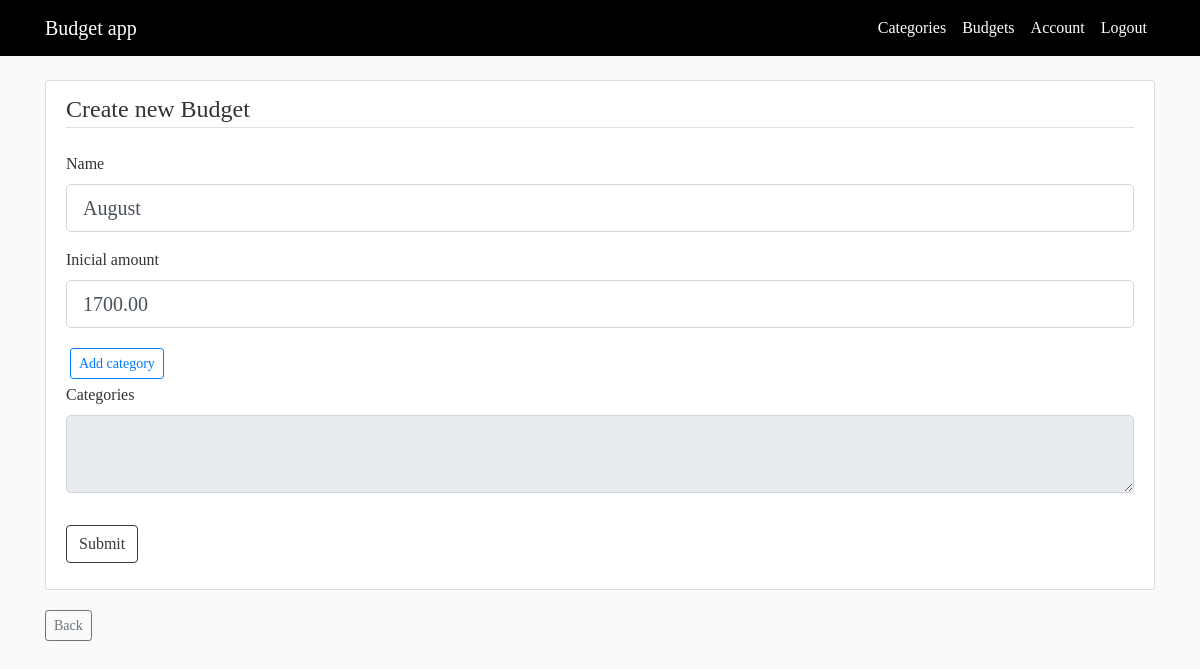
Page /budget/1/update (signed in) on the earlier database version.
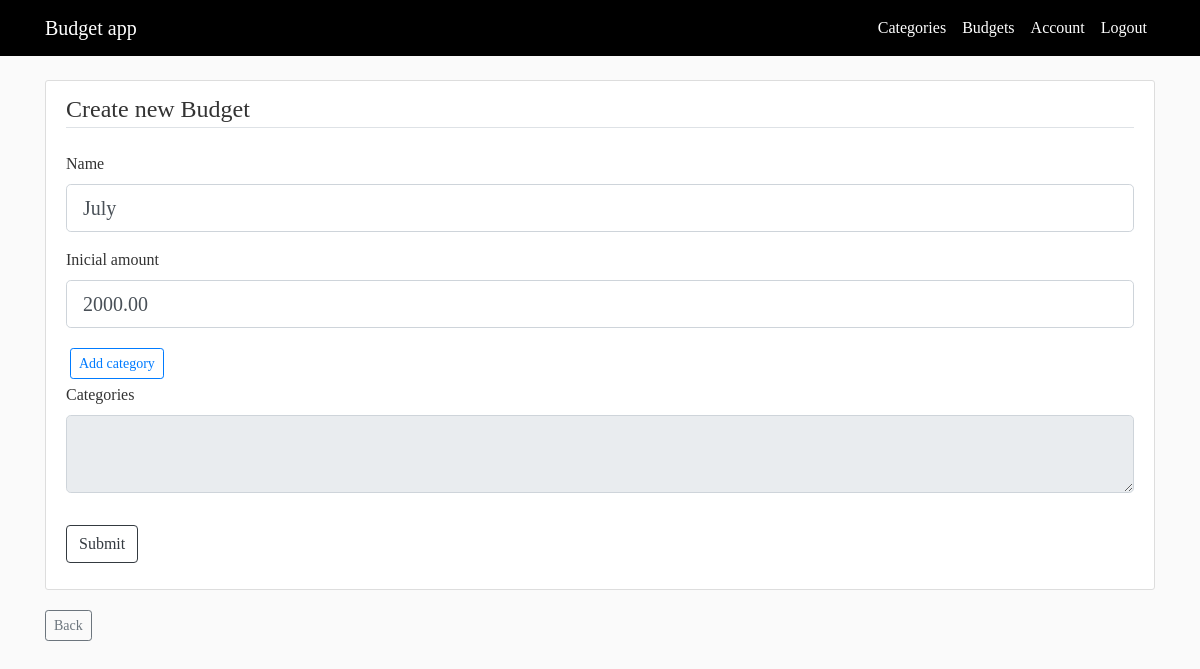
Same page on the later database version.
### budget_app/models.py (models this page shows, shortened)
class Budget(db.Model):
    id  = db.Column(db.Integer,primary_key=True)
    name = db.Column(db.String)
    inicial_amount = db.Column(db.Float)
    saving_amount = db.Column(db.Float,nullable=True,default=0)
    available_amount = db.Column(db.Float,nullable=True,default=0)
    user_id = db.Column(db.Integer,db.ForeignKey('user.id'),nullable=False)

### budget_app/routes.py (the view)
@app.route('/budget/<budget_id>/update',methods=['GET','POST'])
@login_required
def update_budget(budget_id):
    budget = Budget.query.get_or_404(budget_id)
    form = BudgetForm()
    form_bc = BudgetCategoryForm()
    form_bc.category_id.choices = [(c.id, c.name) for c in Category.query.order_by('name')]
    if form.validate_on_submit():
        budget.name = form.name.data
        previous = budget.inicial_amount
        budget.inicial_amount = form.inicial_amount.data
        amount_dif = float(budget.inicial_amount) - previous
        budget.available_amount = budget.available_amount + amount_dif
        db.session.commit()
        if len(form.category_list.data) > 0:
            raw_string = form.category_list.data
            obj_list = raw_string.rsplit(" - ")
            obj_list.remove("")
            for obj in obj_list:
                data = json.loads(obj)
                available_amount = data['threshold']
                budget_category = Budget_category(threshold=data['threshold'],category_id=data['category_id'],budget_id=budget.id,available_amount=available_amount)
                db.session.add(budget_category)
            db.session.commit()
            flash(f'Budget updated!','success')
            return redirect(url_for('budgets'))
        else:
            flash(f'Budget updated!','success')
            return redirect(url_for('budgets'))
    elif request.method == 'GET':
        form.name.data = budget.name
        form.inicial_amount.data = budget.inicial_amount
    return render_template('new_budget.html',form=form, form_bc=form_bc, title='Update Budget')

### budget_app/forms.py
class BudgetForm(FlaskForm):
    name = StringField('Name',validators=[DataRequired(),Length(min=2,max=20)])
    inicial_amount = DecimalField('Inicial amount',places=2, rounding=None)
    category_list = TextAreaField('Categories')
    submit = SubmitField('Submit')

class BudgetCategoryForm(FlaskForm):
    category_id = SelectField(u'Category', coerce=int)
    threshold = DecimalField('Threshold',places=2, rounding=None)
    submit = SubmitField('Submit')

### budget_app/models.py (called while the page is built)
@login_manager.user_loader
def load_user(user_id):
    return User.query.get(int(user_id))

### budget_app/templates/new_budget.html (shortened to what this page needs)
{% extends "layout.html" %}
{% block content %}
<div class="content-section">
    <form method="POST" action="">
        <fieldset class="form-group">
            <legend class="border-bottom mb-4">Create new Budget</legend>
            <div class="form-group">
                {{ form.name.label(class="form-control-label") }}
                {% if form.name.errors %}
                {{ form.name(class="form-control form-control-lg is-invalid") }}
                <div class="invalid-feedback">
                    {% for error in form.name.errors %}
                    <span>{{ error }}</span>
                    {% endfor %}
                </div>
                {% else %}
                {{ form.name(class="form-control form-control-lg") }}
                {% endif %}
            </div>
            <div class="form-group">
                {{ form.inicial_amount.label(class="form-control-label") }}
                {% if form.inicial_amount.errors %}
                {{ form.inicial_amount(class="form-control form-control-lg is-invalid") }}
                <div class="invalid-feedback">
                    {% for error in form.inicial_amount.errors %}
                    <span>{{ error }}</span>
                    {% endfor %}
                </div>
                {% else %}
                {{ form.inicial_amount(class="form-control form-control-lg") }}
                {% endif %}
            </div>
            <button type="button" class="btn btn-outline-primary btn-sm m-1" data-toggle="modal" data-target="#categoryModal">Add
                category</button>
            <div class="form-group">
                {{ form.category_list.label(class="form-control-label") }}
                {{form.category_list(class="form-control form-control-lg",readonly=true)}}
            </div>
        </fieldset>
        <div class="form-group">
            {{ form.submit(class="btn btn-outline-dark") }}
        </div>
    </form>
</div>
<a class="btn btn-sm btn-outline-secondary" href="{{ url_for('budgets')}}">Back</a>
{% endblock %}

Differences in the rows shown:
changed Budget: name "August" → "July"; inicial_amount "1700.00" → "2000.00"
